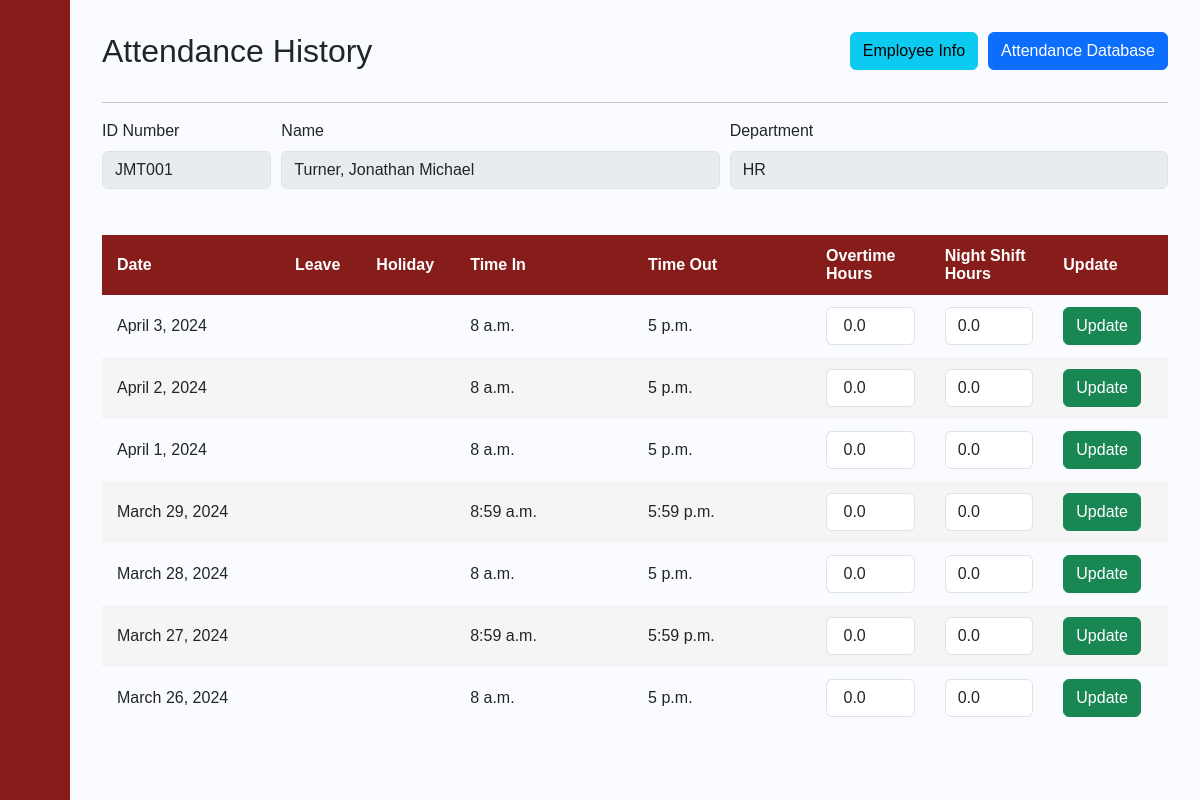
The page /employee_attendance/1/JMT001/ on the database its author committed.
### payrollapp/models.py (models this page shows, shortened)
class Employee(models.Model):
    Last_name = models.CharField(max_length=50)
    First_name = models.CharField(max_length=50)
    Middle_name = models.CharField(max_length=50, blank=True, null=True)
    id_number = models.CharField(max_length=6, primary_key=True)
    Status  = models.CharField(max_length=255)
    Department  = models.CharField(max_length=255)
    Role   = models.CharField(max_length=255)
    Join_Date = models.DateField(blank=True, null=True)
    Phone_Number = models.CharField(max_length=255)
    Email = models.CharField(max_length=255)
    BankNumber = models.CharField(max_length=255)
    Salary   = models.FloatField()
    Vacation_Leaves = models.IntegerField()
    Sick_Leaves = models.IntegerField()
    def getFullName(self):
        full_name = self.Last_name + ", " + self.First_name + " "+ self.Middle_name
        return full_name

class ATTENDANCE_HISTORY(models.Model):
    History_ID = models.IntegerField(primary_key=True)
    Employee_ID = models.ForeignKey(Employee, on_delete=models.CASCADE, blank=True, null=True)
    Leave_ID = models.ForeignKey(Leave, on_delete=models.CASCADE, blank=True, null=True)#Here null blank=true
    Holiday_ID = models.ForeignKey(HOLIDAY, on_delete=models.CASCADE, blank=True, null=True)
    TimeIn = models.TimeField(blank=True, null=True)
    TimeOut = models.TimeField(blank=True, null=True)
    TimeIn_2 = models.TimeField(blank=True, null=True)
    TimeOut_2 = models.TimeField(blank=True, null=True)
    Date = models.DateField(blank=True, null=True)
    OT = models.FloatField()#If in excess of 8 add to OT
    NightShift = models.FloatField()
    OT_applied = models.CharField(max_length=250, blank=True, null=True)#If in excess of 8 add to OT
    NightShift_applied = models.CharField(max_length=250, blank=True, null=True)
    HoursWorked = models.FloatField()

### payrollapp/views.py (the view, shortened to what this page needs)
# urls.py: path('employee_attendance/<int:UID>/<str:EID>/', views.employee_attendance, name='employee_attendance'),
def employee_attendance(request, UID, EID):
    user = get_object_or_404(USER_ACCOUNT, pk=UID)
    a = get_object_or_404(Employee, pk=EID)
    attendance_record = ATTENDANCE_HISTORY.objects.filter(Employee_ID=a).order_by('-Date').values()
    return render(request, 'payrollapp/employee_attendance.html', {'user':user, 'a':a, 'attendance_record':attendance_record})

### payrollapp/templates/payrollapp/employee_attendance.html (shortened to what this page needs)
{% extends 'payrollapp/base.html' %}
{% load static %}
{% block content %}
<div class="content">
  <div class="form-row">
    <h2 class="form-group col-md-6" > Attendance History</h1>
    <div class="action-icons col-md-6">
      <a class="btn btn-info form-group" href="{% url 'employee_info' UID=user.pk EID=a.pk %}">Employee Info</a>
      <a class="btn btn-primary form-group" href="{% url 'attendance_db' UID=user.pk %}">Attendance Database</a>
    </div>
  </div>
   <hr>
   <div class="form-row">
    <div class="form-group col-md-2">
        <label for="inputID">ID Number</label>
        <input type="text" class="form-control" id="inputID" value="{{a.id_number}}" readonly>
    </div>
    <div class="form-group col-md-5">
      <label for="inputFullName"> Name</label>
      <input type="text" class="form-control" id="inputFullName" value="{{a.getFullName}}" readonly>
    </div>
    <div class="form-group col-md-5">
        <label for="inputDept">Department</label>
        <input type="text" class="form-control" id="inputDept" value="{{a.Department}}" readonly>
    </div>
  </div>
    <div style="overflow-x:auto;">
      <table id="posts">
          <thead>
              <tr>
                  <th style="width:15%">Date</th>
                  <th style="width:5%">Leave</th>
                  <th style="width:5%">Holiday</th>
                  <th style="width:15%">Time In</th>
                  <th style="width:15%">Time Out</th>
                  <th style="width:10%">Overtime Hours</th>
                  <th style="width:10%">Night Shift Hours</th>
                  <th style="width:10%">Update</th>
              </tr>
          </thead>
          <tbody>
              {% for x in attendance_record %}
              <tr>
                  <td>{{x.Date}}</td>
                  <td>
                  </td>
                  <td>
                  </td>
                  <td>{{x.TimeIn}}</td>
                  <td>{{x.TimeOut_2}}</td>
                  <form method="POST" action="#">{% csrf_token %}
                      <td><input type="float" class="form-control" id="empOT" name="empOT" value=" {{x.OT}}" pattern="[0-4]" required></td>
                      <td><input type="float" class="form-control" id="empNightShft" name="empNightShft" value="{{x.NightShift}}"  pattern="[0-8]" required></td>
                      <td><li><button class="btn btn-success" type="submit">Update</button></li></td>
                  </form>
              </tr>
              {% endfor %}
          </tbody>
      </table>
    </div>
</div>
{% endblock %}

### rows shown on the page
Employee: id_number "JMT001", getFullName "Turner, Jonathan Michael", Department "HR"
ATTENDANCE_HISTORY: Date "April 3, 2024", TimeIn "8 a.m.", TimeOut_2 "5 p.m.", empOT "0.0", empNightShft "0.0"
ATTENDANCE_HISTORY: Date "April 2, 2024", TimeIn "8 a.m.", TimeOut_2 "5 p.m.", empOT "0.0", empNightShft "0.0"
ATTENDANCE_HISTORY: Date "April 1, 2024", TimeIn "8 a.m.", TimeOut_2 "5 p.m.", empOT "0.0", empNightShft "0.0"
ATTENDANCE_HISTORY: Date "March 29, 2024", TimeIn "8:59 a.m.", TimeOut_2 "5:59 p.m.", empOT "0.0", empNightShft "0.0"
ATTENDANCE_HISTORY: Date "March 28, 2024", TimeIn "8 a.m.", TimeOut_2 "5 p.m.", empOT "0.0", empNightShft "0.0"
ATTENDANCE_HISTORY: Date "March 27, 2024", TimeIn "8:59 a.m.", TimeOut_2 "5:59 p.m.", empOT "0.0", empNightShft "0.0"
ATTENDANCE_HISTORY: Date "March 26, 2024", TimeIn "8 a.m.", TimeOut_2 "5 p.m.", empOT "0.0", empNightShft "0.0"
